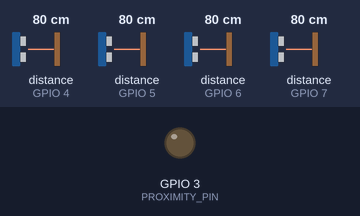
The sketch below on a simulated ESP32. Shown: output pins drawn as LEDs (lit = HIGH). The test bench sets the inputs (shaded band); at power-on: distance to the obstacle (sensors on GPIO 4, GPIO 5, GPIO 6, GPIO 7) 80 cm. The echo pulse lasts 58.3 µs per cm; what the sketch prints to the serial monitor is not drawn.

Above: at 0.3 s.
Timing chart, 0 to 1.8 s (numbered marks = the images above):
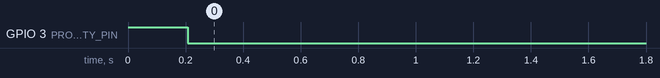

Measured:
- by itself, GPIO 3 (PROXIMITY_PIN): HIGH → LOW at 0.21 s

The sketch:

my4.ino
```cpp
// ---------------------------------------------------------------------------
// This example code was used to successfully communicate with 15 ultrasonic sensors. You can adjust
// the number of sensors in your project by changing SONAR_NUM and the number of NewPing objects in the
// "sonar" array. You also need to change the pins for each sensor for the NewPing objects. Each sensor
// is pinged at 33ms intervals. So, one cycle of all sensors takes 495ms (33 * 15 = 495ms). The results
// are sent to the "oneSensorCycle" function which currently just displays the distance data. Your project
// would normally process the sensor results in this function (for example, decide if a robot needs to
// turn and call the turn function). Keep in mind this example is event-driven. Your complete sketch needs
// to be written so there's no "delay" commands and the loop() cycles at faster than a 33ms rate. If other
// processes take longer than 33ms, you'll need to increase PING_INTERVAL so it doesn't get behind.
// ---------------------------------------------------------------------------
#include <NewPing.h>

#define PROXIMITY_PIN 3
int pwarning   = 20;
int palert     = 15;

#define SONAR_NUM     4 // Number or sensors
#define MAX_DISTANCE 500 // Maximum distance (in cm) for ping routines.  We high pass filter down to 200
#define PING_INTERVAL 33 // Milliseconds between sensor pings (29ms is about the min to avoid cross-sensor echo).

unsigned long pingTimer[SONAR_NUM]; // Holds the times when the next ping should happen for each sensor.
unsigned int cm[SONAR_NUM];         // Where the ping distances are stored.
unsigned int old[SONAR_NUM];
unsigned int last[SONAR_NUM];
uint8_t currentSensor = 0;          // Keeps track of which sensor is active.

#define FRONTPIN 5
#define RIGHTPIN 4
#define LEFTPIN  6
#define BACKPIN  7

NewPing sonar[SONAR_NUM] = {
  NewPing(RIGHTPIN, RIGHTPIN, MAX_DISTANCE),   // Each sensor's trigger pin, echo pin, and max distance to ping.
  NewPing(FRONTPIN, FRONTPIN, MAX_DISTANCE),
  NewPing(LEFTPIN, LEFTPIN, MAX_DISTANCE),
  NewPing(BACKPIN, BACKPIN, MAX_DISTANCE)
};

#define RIGHT 0
#define FRONT 1
#define LEFT  2
#define BACK  3

void setup() {
  Serial.begin(115200);
  pinMode(PROXIMITY_PIN, OUTPUT);
  digitalWrite(PROXIMITY_PIN, HIGH);

  for (uint8_t i=0; i< SONAR_NUM; i++) { old[i]=200; last[i]=0; }

  pingTimer[0] = millis() + 75;           // First ping starts at 75ms, gives time for the Arduino to chill before starting.
  for (uint8_t i = 1; i < SONAR_NUM; i++) // Set the starting time for each sensor.
    pingTimer[i] = pingTimer[i - 1] + PING_INTERVAL;
}

void loop() {
  for (uint8_t i = 0; i < SONAR_NUM; i++) { // Loop through all the sensors.
    if (millis() >= pingTimer[i]) {         // Is it this sensor's time to ping?
      pingTimer[i] += PING_INTERVAL * SONAR_NUM;  // Set next time this sensor will be pinged.
      if (i == 0 && currentSensor == SONAR_NUM - 1) oneSensorCycle(); // Sensor ping cycle complete, do something with the results.
      sonar[currentSensor].timer_stop();          // Make sure previous timer is canceled before starting a new ping (insurance).
      currentSensor = i;                          // Sensor being accessed.
      cm[currentSensor] = 0;                      // Make distance zero in case there's no ping echo for this sensor.
      sonar[currentSensor].ping_timer(echoCheck); // Do the ping (processing continues, interrupt will call echoCheck to look for echo).
    }
  }
  // The rest of your code would go here.
}

void echoCheck() { // If ping received, set the sensor distance to array.
  if (sonar[currentSensor].check_timer())
    cm[currentSensor] = sonar[currentSensor].ping_result / US_ROUNDTRIP_CM;
  else
   cm[currentSensor] = 200;

}

int prox;
boolean update;
void oneSensorCycle() { // Sensor ping cy<cle complete, do something with the results.
  prox=0;
  update = false;
  for (uint8_t i = 0; i < SONAR_NUM; i++) {
    if (cm[i] != 0) {  // low pass filter
         if (cm[i]<200) old[i]=cm[i];  // high pass filter
         else old[i]=200;
    }
    if (old[i]<pwarning) { prox |= 1<<(SONAR_NUM + i); }
    if (old[i]<=palert) { digitalWrite(PROXIMITY_PIN, HIGH); prox |= 1<<i; }
    if (old[i]!=last[i]) { last[i]=old[i]; update=true;}
  }
 if ((prox & 0x0F)==0) digitalWrite(PROXIMITY_PIN, LOW);
 if (update) {
    Serial.print(last[FRONT]); Serial.print(" ");
    Serial.print(last[RIGHT]); Serial.print(" ");
    Serial.print(last[BACK]); Serial.print(" ");
    Serial.print(last[LEFT]); Serial.print(" ");
    Serial.print(prox);
    Serial.print("\n");
  }
}
```
